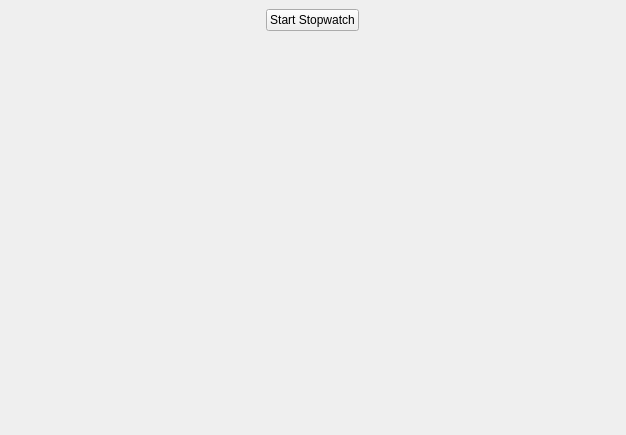
<?xml version="1.0" encoding="UTF-8"?>
<ui version="4.0">
 <class>Stopwatch</class>
 <widget class="QWidget" name="Stopwatch">
  <property name="geometry">
   <rect>
    <x>0</x>
    <y>0</y>
    <width>626</width>
    <height>435</height>
   </rect>
  </property>
  <property name="windowTitle">
   <string notr="true">Form</string>
  </property>
  <layout class="QVBoxLayout" name="verticalLayout">
   <property name="spacing">
    <number>0</number>
   </property>
   <property name="leftMargin">
    <number>0</number>
   </property>
   <property name="topMargin">
    <number>0</number>
   </property>
   <property name="rightMargin">
    <number>0</number>
   </property>
   <property name="bottomMargin">
    <number>0</number>
   </property>
   <item>
    <widget class="tStackedWidget" name="stackedWidget">
     <property name="currentIndex">
      <number>0</number>
     </property>
     <widget class="QWidget" name="mainPage">
      <layout class="QVBoxLayout" name="verticalLayout_4">
       <property name="spacing">
        <number>0</number>
       </property>
       <property name="leftMargin">
        <number>0</number>
       </property>
       <property name="topMargin">
        <number>0</number>
       </property>
       <property name="rightMargin">
        <number>0</number>
       </property>
       <property name="bottomMargin">
        <number>0</number>
       </property>
       <item>
        <widget class="QScrollArea" name="scrollArea">
         <property name="frameShape">
          <enum>QFrame::NoFrame</enum>
         </property>
         <property name="widgetResizable">
          <bool>true</bool>
         </property>
         <widget class="QWidget" name="scrollAreaWidgetContents">
          <property name="geometry">
           <rect>
            <x>0</x>
            <y>0</y>
            <width>626</width>
            <height>435</height>
           </rect>
          </property>
          <layout class="QVBoxLayout" name="verticalLayout_2">
           <item alignment="Qt::AlignHCenter">
            <widget class="QWidget" name="stopwatchesContainer" native="true">
             <layout class="QVBoxLayout" name="verticalLayout_3">
              <property name="spacing">
               <number>6</number>
              </property>
              <property name="leftMargin">
               <number>0</number>
              </property>
              <property name="topMargin">
               <number>0</number>
              </property>
              <property name="rightMargin">
               <number>0</number>
              </property>
              <property name="bottomMargin">
               <number>0</number>
              </property>
              <item>
               <layout class="QVBoxLayout" name="stopwatchesLayout">
                <property name="spacing">
                 <number>6</number>
                </property>
               </layout>
              </item>
              <item>
               <widget class="QPushButton" name="addButton">
                <property name="text">
                 <string>Start Stopwatch</string>
                </property>
                <property name="icon">
                 <iconset theme="list-add">
                  <normaloff>../worldclock</normaloff>../worldclock</iconset>
                </property>
               </widget>
              </item>
              <item>
               <spacer name="verticalSpacer">
                <property name="orientation">
                 <enum>Qt::Vertical</enum>
                </property>
                <property name="sizeHint" stdset="0">
                 <size>
                  <width>20</width>
                  <height>40</height>
                 </size>
                </property>
               </spacer>
              </item>
             </layout>
            </widget>
           </item>
          </layout>
         </widget>
        </widget>
       </item>
      </layout>
     </widget>
     <widget class="QWidget" name="serviceUnavailablePage">
      <layout class="QVBoxLayout" name="verticalLayout_5">
       <item>
        <spacer name="verticalSpacer_3">
         <property name="orientation">
          <enum>Qt::Vertical</enum>
         </property>
         <property name="sizeHint" stdset="0">
          <size>
           <width>20</width>
           <height>40</height>
          </size>
         </property>
        </spacer>
       </item>
       <item>
        <widget class="QLabel" name="label">
         <property name="font">
          <font>
           <pointsize>20</pointsize>
          </font>
         </property>
         <property name="text">
          <string>Hmm...</string>
         </property>
         <property name="alignment">
          <set>Qt::AlignCenter</set>
         </property>
        </widget>
       </item>
       <item>
        <widget class="QLabel" name="label_2">
         <property name="text">
          <string>Looks like the the24 service is not running, and stopwatches won't work without it.</string>
         </property>
         <property name="alignment">
          <set>Qt::AlignCenter</set>
         </property>
         <property name="wordWrap">
          <bool>true</bool>
         </property>
        </widget>
       </item>
       <item>
        <spacer name="verticalSpacer_2">
         <property name="orientation">
          <enum>Qt::Vertical</enum>
         </property>
         <property name="sizeHint" stdset="0">
          <size>
           <width>20</width>
           <height>40</height>
          </size>
         </property>
        </spacer>
       </item>
      </layout>
     </widget>
    </widget>
   </item>
  </layout>
 </widget>
 <customwidgets>
  <customwidget>
   <class>tStackedWidget</class>
   <extends>QStackedWidget</extends>
   <header location="global">tstackedwidget.h</header>
   <container>1</container>
   <slots>
    <signal>switchingFrame(int)</signal>
   </slots>
  </customwidget>
 </customwidgets>
 <resources/>
 <connections/>
</ui>
